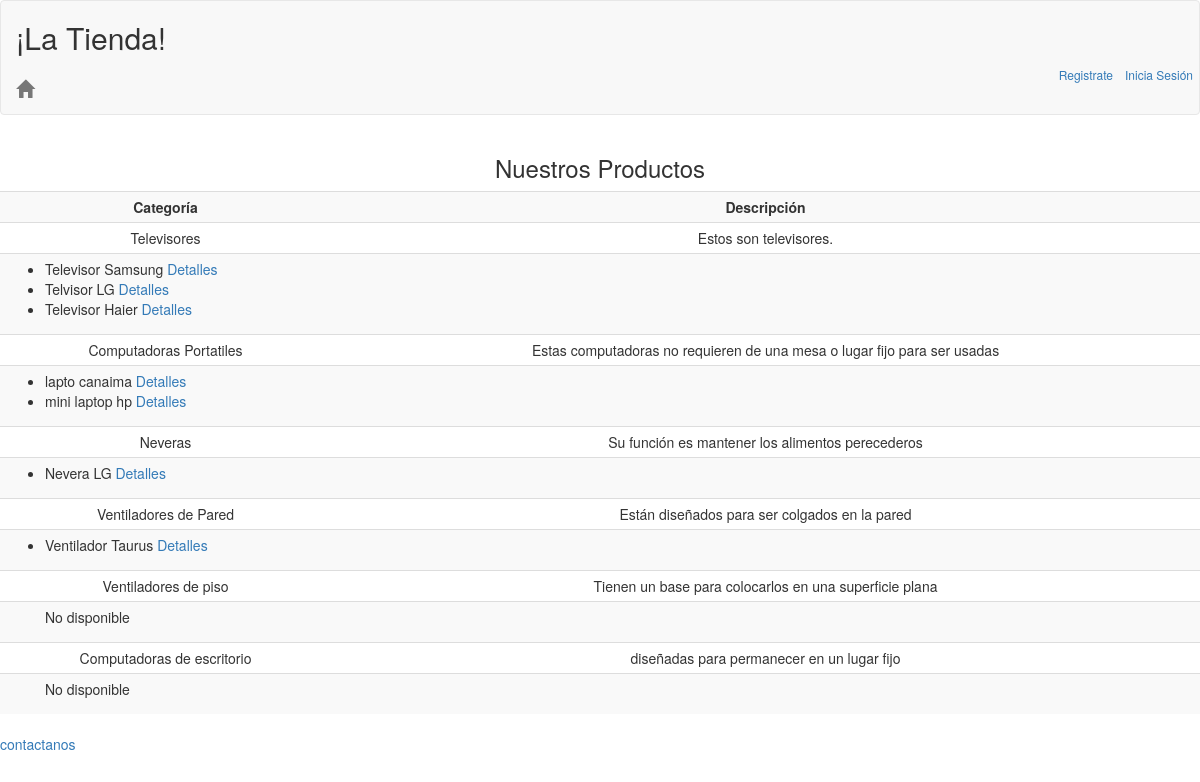
Screenshot of /controlador/AccionUser.php with the database file from the repository.
### tables this page shows
CREATE TABLE `productCategory` (
  `id` int(11) NOT NULL,
  `name` varchar(50) NOT NULL,
  `description` text NOT NULL
);

CREATE TABLE `product` (
  `id` int(11) NOT NULL,
  `name` varchar(100) NOT NULL,
  `price` float NOT NULL,
  `active` tinyint(1) NOT NULL,
  `image` varchar(200) NOT NULL,
  `product_category_id` int(11) NOT NULL
);

### controlador/AccionUser.php (called while the page is built, shortened)
<?php
		$arrayCategories=getAllTabla(TABLAPRODUCTCATEGORY);
		$arrayProducts=getAllTabla(TABLAPRODUCT);
		include_once crearStringRuta(array(SALIRDECARP,CARPETAVISTA,PRODUCTENVENTA));
 ?>

### modelo/config.php (called while the page is built, shortened)
 <?php
function getAllTabla($tabla, $stringOrdenarLista=null)
{
	$conectar= new Conexion();
	$conectar=$conectar->getConexion();
	$statement=$conectar->prepare("SELECT * FROM $tabla $stringOrdenarLista");
	$statement->execute();
	$arreglo=$statement->fetchAll(PDO::FETCH_ASSOC);
	return $arreglo;
}
 ?>

### vista/ProductosEnVenta.php (the view)
<?php
include_once'CabeceraHTML.php';
include_once'BarraNavegacion.php';
?>
<div class="container">
	<h3 class="text-center">Nuestros Productos</h3>
</div>
	<table class="table table-striped table-condensed">
			<tr>
				<th class="text-center">Categoría</th>
				<th class="text-center">Descripción</th>
			</tr>
			<?php foreach ($arrayCategories as $category):?>
			<tr class="text-center">
				<td><?= $category['name'] ?></td>
				<td><?= $category['description']?></td>
			</tr>
			<tr>
				<td colspan="2">
					<ul class="">
					<?php $noDisponible=null; ?>
					<?php foreach ($arrayProducts as $products):?>
						<?php if ($category['id']==$products['product_category_id']): ?>
						<?php $noDisponible=1 ?>
							<li>
								<?=$products['name'];?> <a href="DetallesProduct.php?idProduct=<?=$products['id']?>&idCategory=<?=$category['id']?>">Detalles</a>
							</li>
						<?php endif ?>
					<?php endforeach ?>
						<?php if ($noDisponible==null): ?>
							<p>No disponible</p>
						<?php endif ?>
					</ul>
				</td>
			</tr>
			<?php endforeach ?>
	</table>
<?php include_once'PieHTML.php'; ?>

### rows the page displays
productcategory: name "Televisores", description "Estos son televisores."
product: name "Televisor Samsung"
product: name "Telvisor LG"
product: name "Televisor Haier"
productcategory: name "Computadoras Portatiles", description "Estas computadoras no requieren de una mesa o lugar fijo para ser usadas"
product: name "lapto canaima"
product: name "mini laptop hp"
productcategory: name "Neveras", description "Su función es mantener los alimentos perecederos"
product: name "Nevera LG"
productcategory: name "Ventiladores de Pared", description "Están diseñados para ser colgados en la pared"
product: name "Ventilador Taurus"
productcategory: name "Ventiladores de piso", description "Tienen un base para colocarlos en una superficie plana", shows "No disponible"
productcategory: name "Computadoras de escritorio", description "diseñadas para permanecer en un lugar fijo", shows "No disponible"
